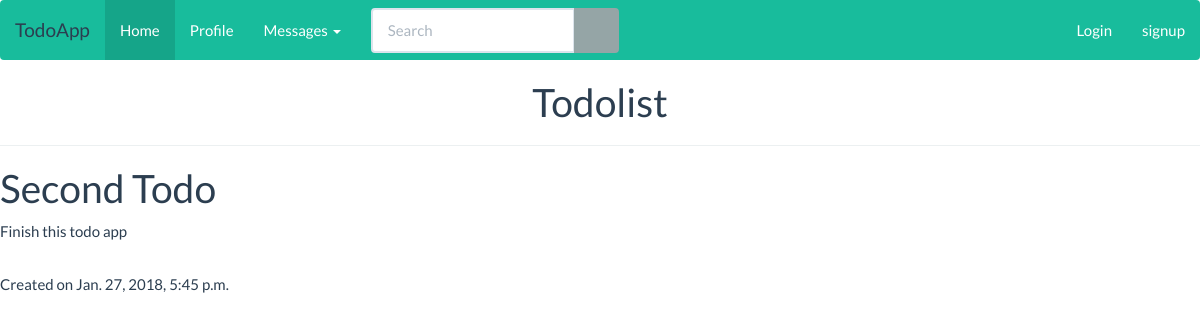
Before: /todo/details/2 with the older database file.
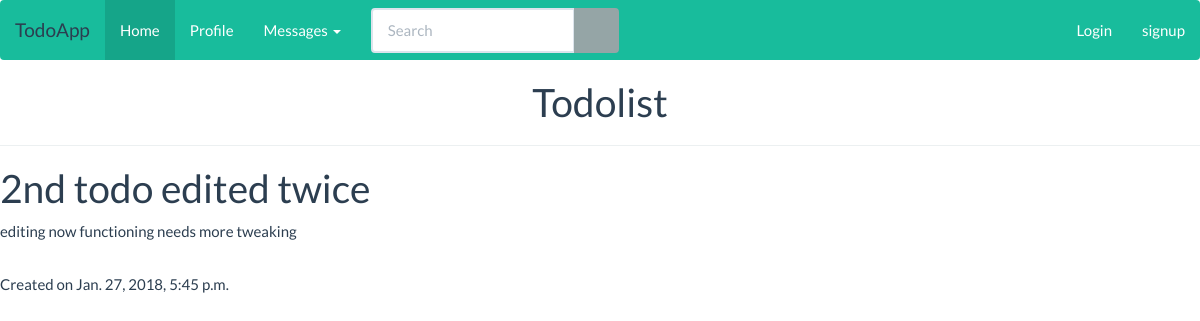
After: the same page with the newer database file.
### todos/models.py (models this page shows, shortened)
class Todo(models.Model):
    title = models.CharField(max_length=50)
    text = models.TextField()
    created_at = models.DateTimeField(default=datetime.now, blank=True)

### todos/views.py (the view)
# urls.py: path('todo/details/<todo_id>', views.details, name='detail'),
def details(request, todo_id):
    todo = Todo.objects.get(id=todo_id)
    context = {
        'todo': todo
    }
    return render(request, 'details.html', context)

### todos/Templates/details.html
{% include 'partials/header.html' %}
<h1>{{ todo.title }}</h1>
<p>{{ todo.text }}</p>
<br>
<p>Created on {{ todo.created_at }}</p>
{% include 'partials/footer.html' %}

Changed rows visible on the page:
changed Todo: title "Second Todo" → "2nd todo edited twice"; text "Finish this todo app" → "editing now functioning needs more tweaking"
